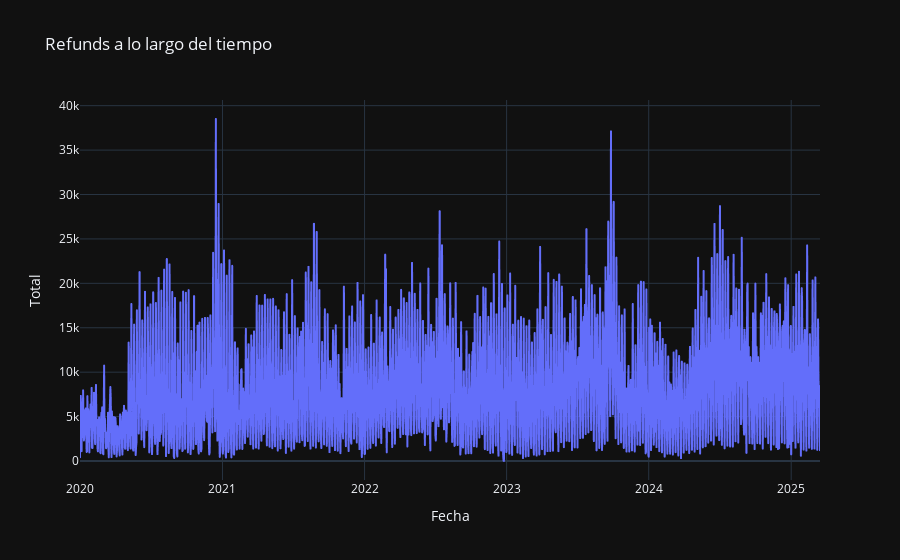

This figure's notebook cell:
### Code cell
fig = px.line(refunds, x=refunds.index, y='Total', template='plotly_dark', title='Refunds a lo largo del tiempo')
fig.show()

### Figure 1 — Plotly figure (JSON) as saved in the notebook; plotly's stock layout.template omitted (floating-point values rounded to 4 significant figures; data arrays with more than 128 entries replaced by an {"elided": "..."} marker saying what was removed)
{"data": [{"hovertemplate": "Fecha=%{x}<br>Total=%{y}<extra></extra>", "legendgroup": "", "line": {"color": "#636efa", "dash": "solid"}, "marker": {"symbol": "circle"}, "mode": "lines", "name": "", "showlegend": false, "type": "scattergl", "x": {"elided": "1902 str values"}, "xaxis": "x", "y": {"elided": "1902 float values"}, "yaxis": "y"}], "layout": {"legend": {"tracegroupgap": 0}, "title": {"text": "Refunds a lo largo del tiempo"}, "xaxis": {"anchor": "y", "domain": [0, 1], "title": {"text": "Fecha"}}, "yaxis": {"anchor": "x", "domain": [0, 1], "title": {"text": "Total"}}}}
